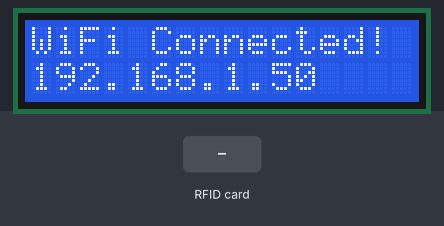
Bench run of a sketch on a simulated ESP32. Parts: 16×2 character LCD. The inputs (shaded band) are chosen by the test bench. WiFi joins after 1.5 s; servers stay silent unless stated; uploads are accepted with an empty reply; what the sketch prints to the serial monitor is not drawn.

Above: at 5.8 s.
5.9 s: RFID card 5E 7A 19 C4 held to the reader
At 7.3 s:
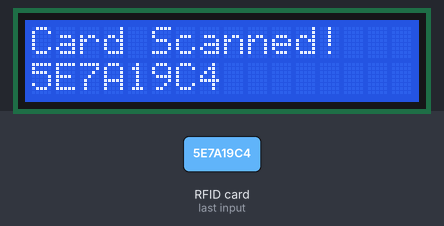
At 8.7 s:
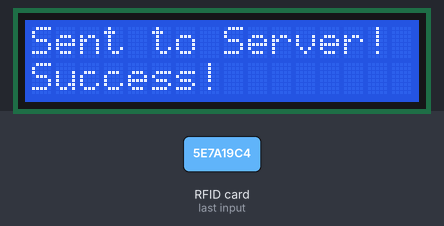
Timing chart, 0 to 10.2 s (numbered marks = the images above; inputs shaded):
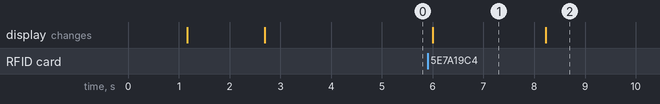

Measured:
- after the input at 5.9 s, the display: changes after 0.10 s (image 1)
- what the display in image 1 shows lasts 2.2 s, from 6.0 s to 8.2 s

The sketch:

Attendenceesp.ino
```cpp
#include <WiFi.h>
#include <HTTPClient.h>
#include <ArduinoJson.h>
#include <MFRC522.h>
#include <LiquidCrystal_I2C.h>
#include <Wire.h>

const char* ssid = "net na hai";
const char* password = "recharge karle";

const char* serverUrl = "http://192.168.227.250:3000/attendance";

#define SS_PIN 21
#define RST_PIN 22

MFRC522 mfrc522(SS_PIN, RST_PIN);

#define LCD_SDA_PIN 14
#define LCD_SCL_PIN 27

LiquidCrystal_I2C lcd(0x27, 16, 2);

void connectToWiFi() {
  Serial.print("Connecting to WiFi...");
  lcd.clear();
  lcd.print("Connecting WiFi...");
  WiFi.begin(ssid, password);

  while (WiFi.status() != WL_CONNECTED) {
    delay(500);
    Serial.print(".");
  }
  Serial.println("\nWiFi connected!");
  Serial.print("IP Address: ");
  Serial.println(WiFi.localIP());
  lcd.clear();
  lcd.print("WiFi Connected!");
  lcd.setCursor(0, 1);
  lcd.print(WiFi.localIP());
  delay(2000);
}

void setup() {
  Serial.begin(115200);

  Wire.begin(LCD_SDA_PIN, LCD_SCL_PIN);

  lcd.init();
  lcd.backlight();
  lcd.print("Hello Teacher!");
  delay(1000);

  SPI.begin();
  mfrc522.PCD_Init();
  Serial.println("RFID Reader Ready!");
  lcd.clear();
  lcd.print("Scan your card!");

  connectToWiFi();
}

void loop() {
  if (mfrc522.PICC_IsNewCardPresent()) {
    if (mfrc522.PICC_ReadCardSerial()) {
      String uid = "";
      for (byte i = 0; i < mfrc522.uid.size; i++) {
        uid += (mfrc522.uid.uidByte[i] < 0x10 ? "0" : "");
        uid += String(mfrc522.uid.uidByte[i], HEX);
      }
      uid.toUpperCase();

      Serial.print("Card UID: ");
      Serial.println(uid);

      lcd.clear();
      lcd.print("Card Scanned!");
      lcd.setCursor(0, 1);
      lcd.print(uid);
      delay(2000);

      if (WiFi.status() == WL_CONNECTED) {
        HTTPClient http;

        StaticJsonDocument<200> doc;
        doc["cardId"] = uid;
        doc["timestamp"] = millis();

        String jsonPayload;
        serializeJson(doc, jsonPayload);

        Serial.print("Sending JSON: ");
        Serial.println(jsonPayload);

        http.begin(serverUrl);
        http.addHeader("Content-Type", "application/json");

        int httpResponseCode = http.POST(jsonPayload);

        if (httpResponseCode > 0) {
          Serial.print("HTTP Response Code: ");
          Serial.println(httpResponseCode);
          String response = http.getString();
          Serial.print("Server Response: ");
          Serial.println(response);

          lcd.clear();
          lcd.print("Sent to Server!");
          if (httpResponseCode == 200) {
            lcd.setCursor(0, 1);
            lcd.print("Success!");
          } else {
            lcd.setCursor(0, 1);
            lcd.print("Error: " + String(httpResponseCode));
          }
        } else {
          Serial.print("Error on sending POST: ");
          Serial.println(httpResponseCode);
          lcd.clear();
          lcd.print("Send Failed!");
          lcd.setCursor(0, 1);
          lcd.print("Check server.");
        }
        http.end();
      } else {
        Serial.println("WiFi not connected. Cannot send data.");
        lcd.clear();
        lcd.print("WiFi Disconnected!");
        lcd.setCursor(0, 1);
        lcd.print("Reconnecting...");
        connectToWiFi();
      }

      mfrc522.PICC_HaltA();
      mfrc522.PCD_StopCrypto1();
    }
  }
  delay(50);
}
```
